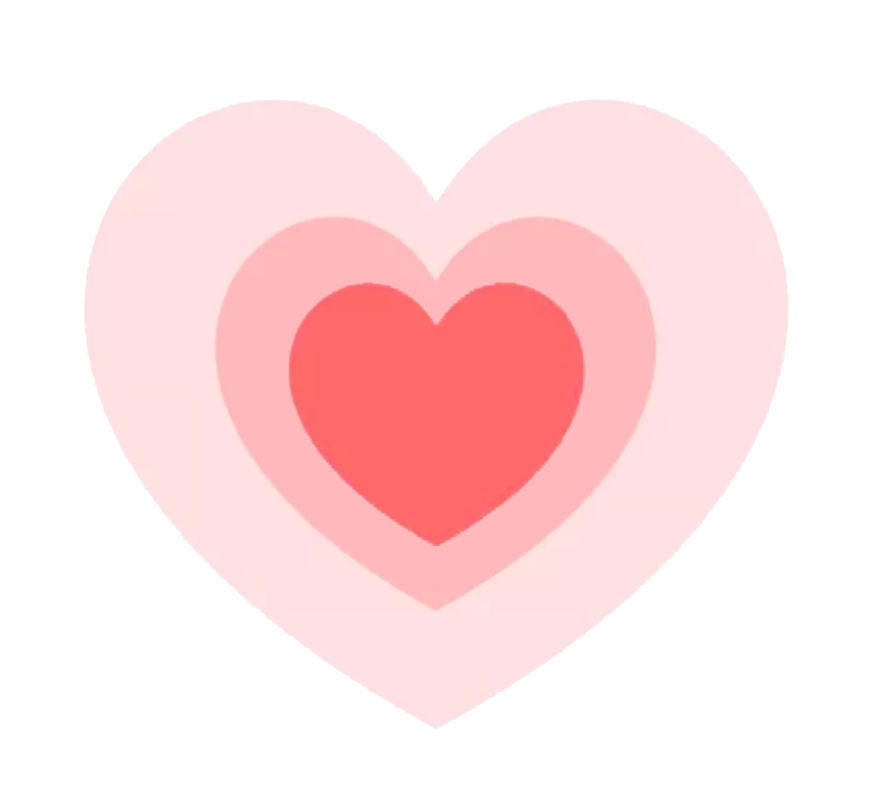
#> input picture assets/Heart/Animation/Heart2.png, 882 x 785 px, given in place of Gauge.png, which was not available
$ python generate_week1_ui.py
#> lines starting #> are read from the running program, lines starting #| are printed output that depends on the picture; pictures that were not available may be replaced by others from this repository, and a replacement may not be noted
from pathlib import Path
from PIL import Image, ImageDraw, ImageFont

ROOT = Path(__file__).resolve().parents[1]
ASSETS = ROOT.parent / "assets"
OUT = ROOT / "Inc" / "RGB565_480x272.h"

W, H = 480, 272

# --------------------------------------------------
# Base UI: white background
# --------------------------------------------------

base = Image.new("RGB", (W, H), (255, 255, 255))
#> base: PIL image 480x272 RGB; every value is 255

gauge = Image.open(
    ASSETS / "Gauge" / "Gauge.png"
).convert("RGBA")
#> gauge is the input picture: PIL image 882x785 RGBA; mean R, G, B, A 163.9, 136.3, 137.5, 118.1

thermo = Image.open(
    ASSETS / "Thermometer" / "Thermometer.png"
).convert("RGBA")
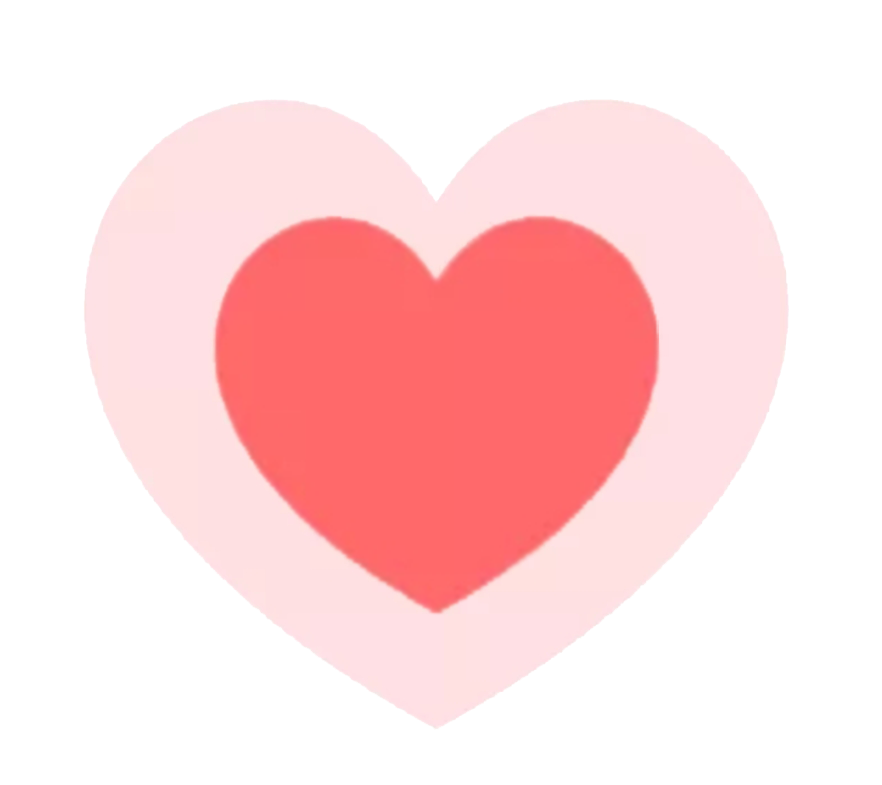
#> input picture assets/Heart/Animation/Heart3.png, 882 x 785 px, given in place of Thermometer.png, which was not available
#> thermo is the input picture: PIL image 882x785 RGBA; mean R, G, B, A 163.8, 127.9, 129, 118.1

gauge.thumbnail((135, 135), Image.Resampling.LANCZOS)
#> gauge: PIL image 135x120 RGBA
thermo.thumbnail((95, 180), Image.Resampling.LANCZOS)
#> thermo: PIL image 95x85 RGBA


def paste_centered(dst, img, cx, cy):
#> called with cx = 250, cy = 130
    x = int(cx - img.width / 2)
#> x = 182
    y = int(cy - img.height / 2)
#> y = 70
    dst.paste(img, (x, y), img)
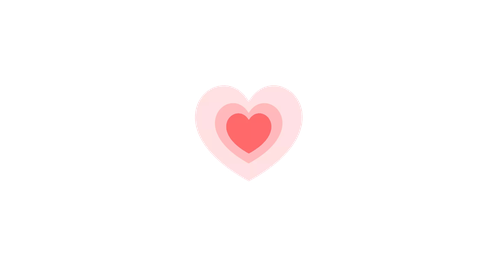
#> dst: PIL image 480x272 RGB; mean R, G, B 255, 251.6, 251.7


# Gauge
paste_centered(base, gauge, 250, 130)

# Fixed gauge needle
needle_draw = ImageDraw.Draw(base)

gauge_cx = 250
gauge_cy = 130

# Needle points toward upper-right
needle_draw.line(
    (gauge_cx, gauge_cy, 285, 100),
    fill=(210, 40, 40),
    width=5
)

# Needle center cap
needle_draw.ellipse(
    (
        gauge_cx - 6,
        gauge_cy - 6,
        gauge_cx + 6,
        gauge_cy + 6
    ),
    fill=(70, 70, 70)
)


# Thermometer
paste_centered(base, thermo, 405, 130)
#> call 2 of paste_centered, with cx = 405, cy = 130
#> in paste_centered (call 2), `dst.paste(img, (x, y), img)`:
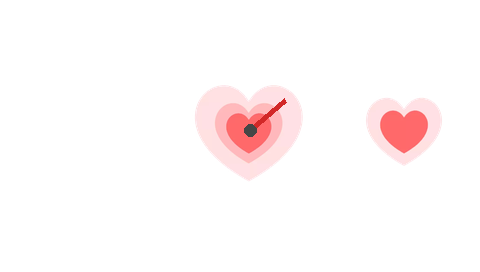
#> dst: PIL image 480x272 RGB; mean R, G, B 254.7, 249.1, 249.4

# --------------------------------------------------
# Static HR text for Week 1 demo
# --------------------------------------------------

draw = ImageDraw.Draw(base)

font_paths = [
    "/System/Library/Fonts/Supplemental/Arial.ttf",
    "/Library/Fonts/Arial.ttf",
]

font = None

for path in font_paths:
    try:
        font = ImageFont.truetype(path, 28)
        break
    except OSError:
        pass

if font is None:
    font = ImageFont.load_default()

draw.text(
    (34, 215),
    "HR: 76",
    fill=(30, 30, 30),
    font=font
)

# --------------------------------------------------
# RGB565 converter for base layer
# --------------------------------------------------

def rgb565(img):
    data = []

    for r, g, b in img.convert("RGB").getdata():
        value = (
            ((r >> 3) << 11)
            | ((g >> 2) << 5)
            | (b >> 3)
        )

        data.append(value)

    return data


# --------------------------------------------------
# ARGB4444 converter for transparent heart layer
# --------------------------------------------------

def argb4444(img):
    data = []

    for r, g, b, a in img.convert("RGBA").getdata():
        value = (
            ((a >> 4) << 12)
            | ((r >> 4) << 8)
            | ((g >> 4) << 4)
            | (b >> 4)
        )

        data.append(value)

    return data


# --------------------------------------------------
# Heart animation frames
# --------------------------------------------------

heart_frames = []

for i in range(1, 9):

    heart = Image.open(
        ASSETS / "Heart" / "Animation" / f"Heart{i}.png"
    ).convert("RGBA")

    heart.thumbnail((115, 115), Image.Resampling.LANCZOS)

    # Transparent 140x140 layer
    tile = Image.new(
        "RGBA",
        (140, 140),
        (0, 0, 0, 0)
    )
#> tile: PIL image 140x140 RGBA; every value is 0

    x = (140 - heart.width) // 2
#> x = 12
    y = (140 - heart.height) // 2
#> y = 19

    tile.alpha_composite(heart, (x, y))
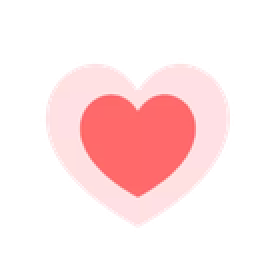
#> tile: PIL image 140x140 RGBA (shown 2 times larger); mean R, G, B, A 76.3, 54.5, 55.2, 70.7; transparent parts drawn white

    tile.save(ROOT / f"heart_frame_{i}.png")

    heart_frames.append(argb4444(tile))
#> after the loop in argb4444, `for r, g, b, a in img.convert("RGBA").getdata():`: data = 19600 values, max 65535 at index 4662, min 0 at index 0, mean 18242.6
#> (the run stopped early here; a loop or call above may not have finished)
